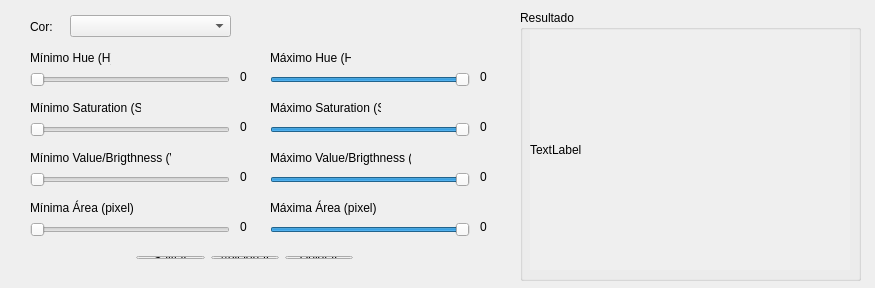
<?xml version="1.0" encoding="UTF-8"?>
<ui version="4.0">
 <class>CameraCalib</class>
 <widget class="QWidget" name="CameraCalib">
  <property name="geometry">
   <rect>
    <x>0</x>
    <y>0</y>
    <width>875</width>
    <height>288</height>
   </rect>
  </property>
  <property name="windowTitle">
   <string>CameraCalib</string>
  </property>
  <widget class="QSlider" name="minHSlider">
   <property name="geometry">
    <rect>
     <x>30</x>
     <y>70</y>
     <width>200</width>
     <height>20</height>
    </rect>
   </property>
   <property name="focusPolicy">
    <enum>Qt::StrongFocus</enum>
   </property>
   <property name="autoFillBackground">
    <bool>false</bool>
   </property>
   <property name="maximum">
    <number>180</number>
   </property>
   <property name="orientation">
    <enum>Qt::Horizontal</enum>
   </property>
   <property name="tickPosition">
    <enum>QSlider::NoTicks</enum>
   </property>
  </widget>
  <widget class="QSlider" name="minSSlider">
   <property name="geometry">
    <rect>
     <x>30</x>
     <y>120</y>
     <width>200</width>
     <height>20</height>
    </rect>
   </property>
   <property name="maximum">
    <number>255</number>
   </property>
   <property name="orientation">
    <enum>Qt::Horizontal</enum>
   </property>
  </widget>
  <widget class="QSlider" name="minVSlider">
   <property name="geometry">
    <rect>
     <x>30</x>
     <y>170</y>
     <width>200</width>
     <height>20</height>
    </rect>
   </property>
   <property name="maximum">
    <number>255</number>
   </property>
   <property name="orientation">
    <enum>Qt::Horizontal</enum>
   </property>
  </widget>
  <widget class="QSlider" name="maxHSlider">
   <property name="geometry">
    <rect>
     <x>270</x>
     <y>70</y>
     <width>200</width>
     <height>20</height>
    </rect>
   </property>
   <property name="maximum">
    <number>180</number>
   </property>
   <property name="sliderPosition">
    <number>180</number>
   </property>
   <property name="orientation">
    <enum>Qt::Horizontal</enum>
   </property>
  </widget>
  <widget class="QSlider" name="maxSSlider">
   <property name="geometry">
    <rect>
     <x>270</x>
     <y>120</y>
     <width>200</width>
     <height>20</height>
    </rect>
   </property>
   <property name="maximum">
    <number>255</number>
   </property>
   <property name="sliderPosition">
    <number>255</number>
   </property>
   <property name="orientation">
    <enum>Qt::Horizontal</enum>
   </property>
  </widget>
  <widget class="QSlider" name="maxVSlider">
   <property name="geometry">
    <rect>
     <x>270</x>
     <y>170</y>
     <width>200</width>
     <height>20</height>
    </rect>
   </property>
   <property name="maximum">
    <number>255</number>
   </property>
   <property name="sliderPosition">
    <number>255</number>
   </property>
   <property name="orientation">
    <enum>Qt::Horizontal</enum>
   </property>
  </widget>
  <widget class="QLabel" name="label_2">
   <property name="geometry">
    <rect>
     <x>30</x>
     <y>50</y>
     <width>81</width>
     <height>16</height>
    </rect>
   </property>
   <property name="text">
    <string>Mínimo Hue (H)</string>
   </property>
  </widget>
  <widget class="QLabel" name="label_3">
   <property name="geometry">
    <rect>
     <x>30</x>
     <y>100</y>
     <width>111</width>
     <height>16</height>
    </rect>
   </property>
   <property name="text">
    <string>Mínimo Saturation (S)</string>
   </property>
  </widget>
  <widget class="QLabel" name="label_4">
   <property name="geometry">
    <rect>
     <x>30</x>
     <y>150</y>
     <width>141</width>
     <height>16</height>
    </rect>
   </property>
   <property name="text">
    <string>Mínimo Value/Brigthness (V)</string>
   </property>
  </widget>
  <widget class="QLabel" name="label_5">
   <property name="geometry">
    <rect>
     <x>270</x>
     <y>50</y>
     <width>81</width>
     <height>16</height>
    </rect>
   </property>
   <property name="text">
    <string>Máximo Hue (H)</string>
   </property>
  </widget>
  <widget class="QLabel" name="label_6">
   <property name="geometry">
    <rect>
     <x>270</x>
     <y>100</y>
     <width>111</width>
     <height>16</height>
    </rect>
   </property>
   <property name="text">
    <string>Máximo Saturation (S)</string>
   </property>
  </widget>
  <widget class="QLabel" name="label_7">
   <property name="geometry">
    <rect>
     <x>270</x>
     <y>150</y>
     <width>141</width>
     <height>16</height>
    </rect>
   </property>
   <property name="text">
    <string>Máximo Value/Brigthness (V)</string>
   </property>
  </widget>
  <widget class="QComboBox" name="colorComboBox">
   <property name="geometry">
    <rect>
     <x>70</x>
     <y>15</y>
     <width>161</width>
     <height>22</height>
    </rect>
   </property>
  </widget>
  <widget class="QLabel" name="label_8">
   <property name="geometry">
    <rect>
     <x>30</x>
     <y>20</y>
     <width>47</width>
     <height>13</height>
    </rect>
   </property>
   <property name="text">
    <string>Cor:</string>
   </property>
  </widget>
  <widget class="QLabel" name="minHvalueLabel">
   <property name="geometry">
    <rect>
     <x>240</x>
     <y>70</y>
     <width>47</width>
     <height>13</height>
    </rect>
   </property>
   <property name="text">
    <string>0</string>
   </property>
  </widget>
  <widget class="QLabel" name="minSvalueLabel">
   <property name="geometry">
    <rect>
     <x>240</x>
     <y>120</y>
     <width>47</width>
     <height>13</height>
    </rect>
   </property>
   <property name="text">
    <string>0</string>
   </property>
  </widget>
  <widget class="QLabel" name="minVvalueLabel">
   <property name="geometry">
    <rect>
     <x>240</x>
     <y>170</y>
     <width>47</width>
     <height>13</height>
    </rect>
   </property>
   <property name="text">
    <string>0</string>
   </property>
  </widget>
  <widget class="QLabel" name="maxHvalueLabel">
   <property name="geometry">
    <rect>
     <x>480</x>
     <y>70</y>
     <width>47</width>
     <height>13</height>
    </rect>
   </property>
   <property name="text">
    <string>0</string>
   </property>
  </widget>
  <widget class="QLabel" name="maxSvalueLabel">
   <property name="geometry">
    <rect>
     <x>480</x>
     <y>120</y>
     <width>47</width>
     <height>13</height>
    </rect>
   </property>
   <property name="text">
    <string>0</string>
   </property>
  </widget>
  <widget class="QLabel" name="maxVvalueLabel">
   <property name="geometry">
    <rect>
     <x>480</x>
     <y>170</y>
     <width>47</width>
     <height>13</height>
    </rect>
   </property>
   <property name="text">
    <string>0</string>
   </property>
  </widget>
  <widget class="QLabel" name="minAreavalueLabel">
   <property name="geometry">
    <rect>
     <x>240</x>
     <y>220</y>
     <width>47</width>
     <height>13</height>
    </rect>
   </property>
   <property name="text">
    <string>0</string>
   </property>
  </widget>
  <widget class="QSlider" name="maxAreaSlider">
   <property name="geometry">
    <rect>
     <x>270</x>
     <y>220</y>
     <width>200</width>
     <height>20</height>
    </rect>
   </property>
   <property name="maximum">
    <number>154000</number>
   </property>
   <property name="sliderPosition">
    <number>154000</number>
   </property>
   <property name="orientation">
    <enum>Qt::Horizontal</enum>
   </property>
  </widget>
  <widget class="QLabel" name="label_10">
   <property name="geometry">
    <rect>
     <x>30</x>
     <y>200</y>
     <width>111</width>
     <height>16</height>
    </rect>
   </property>
   <property name="text">
    <string>Mínima Área (pixel)</string>
   </property>
  </widget>
  <widget class="QSlider" name="minAreaSlider">
   <property name="geometry">
    <rect>
     <x>30</x>
     <y>220</y>
     <width>200</width>
     <height>20</height>
    </rect>
   </property>
   <property name="maximum">
    <number>154000</number>
   </property>
   <property name="orientation">
    <enum>Qt::Horizontal</enum>
   </property>
  </widget>
  <widget class="QLabel" name="label_11">
   <property name="geometry">
    <rect>
     <x>270</x>
     <y>200</y>
     <width>141</width>
     <height>16</height>
    </rect>
   </property>
   <property name="text">
    <string>Máxima Área (pixel)</string>
   </property>
  </widget>
  <widget class="QLabel" name="maxAreavalueLabel">
   <property name="geometry">
    <rect>
     <x>480</x>
     <y>220</y>
     <width>47</width>
     <height>13</height>
    </rect>
   </property>
   <property name="text">
    <string>0</string>
   </property>
  </widget>
  <widget class="QGroupBox" name="groupBox">
   <property name="geometry">
    <rect>
     <x>520</x>
     <y>10</y>
     <width>341</width>
     <height>271</height>
    </rect>
   </property>
   <property name="title">
    <string>Resultado</string>
   </property>
   <widget class="QLabel" name="label">
    <property name="geometry">
     <rect>
      <x>10</x>
      <y>20</y>
      <width>320</width>
      <height>240</height>
     </rect>
    </property>
    <property name="autoFillBackground">
     <bool>true</bool>
    </property>
    <property name="text">
     <string>TextLabel</string>
    </property>
   </widget>
  </widget>
  <widget class="QWidget" name="">
   <property name="geometry">
    <rect>
     <x>125</x>
     <y>245</y>
     <width>239</width>
     <height>25</height>
    </rect>
   </property>
   <layout class="QHBoxLayout" name="horizontalLayout">
    <item>
     <widget class="QPushButton" name="saveCamCalibButton">
      <property name="text">
       <string>Salvar</string>
      </property>
     </widget>
    </item>
    <item>
     <widget class="QPushButton" name="addColorButton">
      <property name="text">
       <string>Adicionar</string>
      </property>
     </widget>
    </item>
    <item>
     <widget class="QPushButton" name="deleteButton">
      <property name="text">
       <string>Deletar</string>
      </property>
     </widget>
    </item>
   </layout>
  </widget>
  <zorder>minHSlider</zorder>
  <zorder>minSSlider</zorder>
  <zorder>minVSlider</zorder>
  <zorder>maxHSlider</zorder>
  <zorder>maxSSlider</zorder>
  <zorder>maxVSlider</zorder>
  <zorder>label_2</zorder>
  <zorder>label_3</zorder>
  <zorder>label_4</zorder>
  <zorder>label_5</zorder>
  <zorder>label_6</zorder>
  <zorder>label_7</zorder>
  <zorder>saveCamCalibButton</zorder>
  <zorder>colorComboBox</zorder>
  <zorder>label_8</zorder>
  <zorder>addColorButton</zorder>
  <zorder>minHvalueLabel</zorder>
  <zorder>minSvalueLabel</zorder>
  <zorder>minVvalueLabel</zorder>
  <zorder>maxHvalueLabel</zorder>
  <zorder>maxSvalueLabel</zorder>
  <zorder>maxVvalueLabel</zorder>
  <zorder>minAreavalueLabel</zorder>
  <zorder>maxAreaSlider</zorder>
  <zorder>label_10</zorder>
  <zorder>minAreaSlider</zorder>
  <zorder>label_11</zorder>
  <zorder>maxAreavalueLabel</zorder>
  <zorder>deleteButton</zorder>
  <zorder>groupBox</zorder>
  <zorder>addColorButton</zorder>
 </widget>
 <layoutdefault spacing="6" margin="11"/>
 <resources/>
 <connections/>
</ui>
